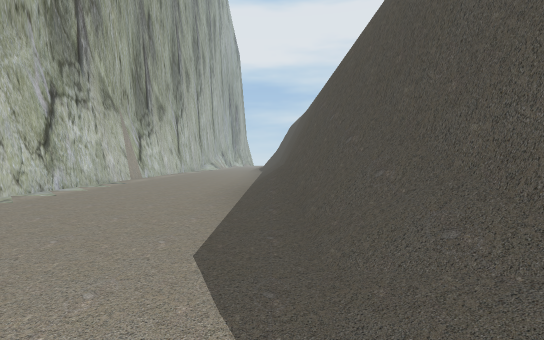
view 1 (above)

23 first-person views from a walk through a 3-D level made in the Unity game engine. The camera is 1.5 m above the floor, tilts 2° down and sees 90° across. The floor is counted in squares, 2 m on a side. Each view is taken from the middle of a square. On the plan, view 1 faces up. The plan holds only what a view shows up to about 10 squares ahead; the rest is blank. The place goes on beyond the plan. Some surface patterns are stand-ins.

view 2
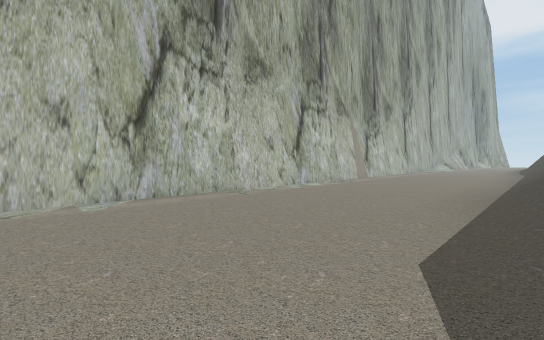

view 3
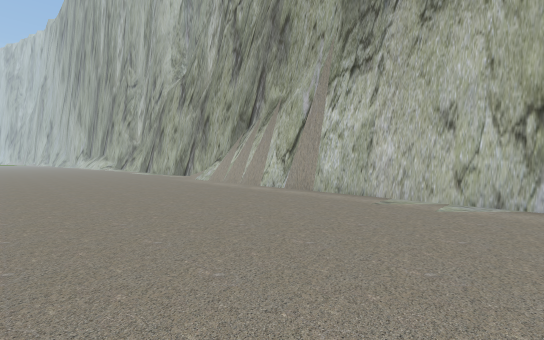

view 4
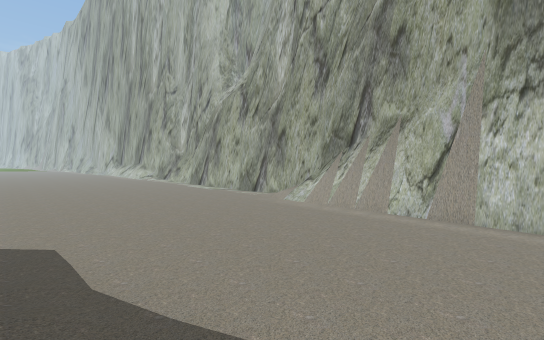

view 5
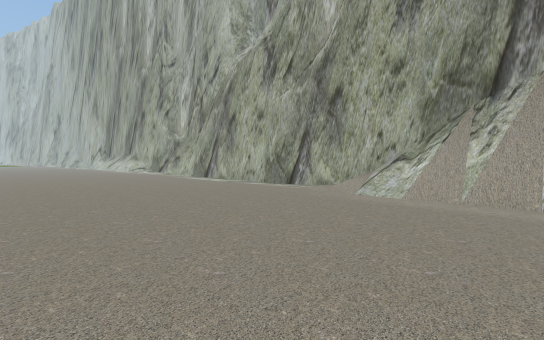

view 6
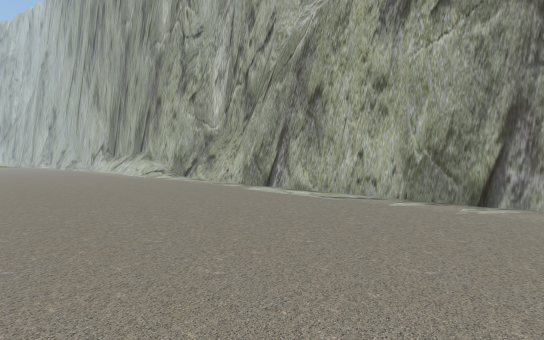

view 7
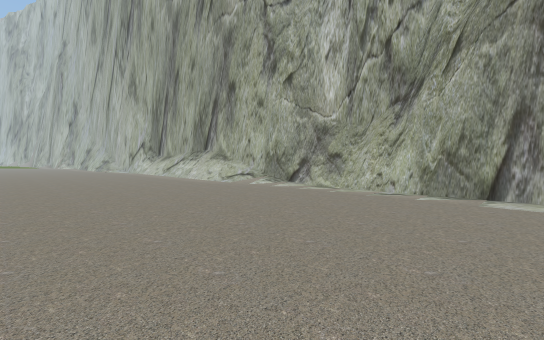

view 8
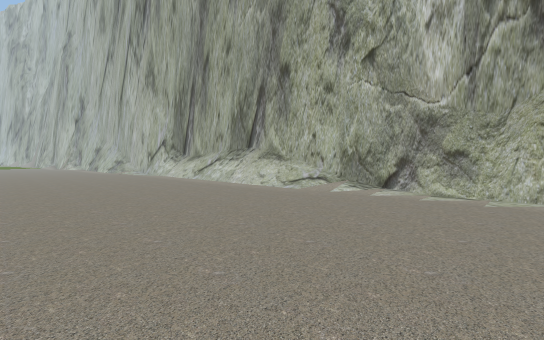

view 9
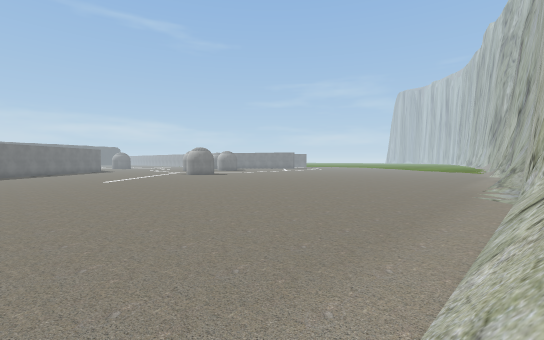

view 10
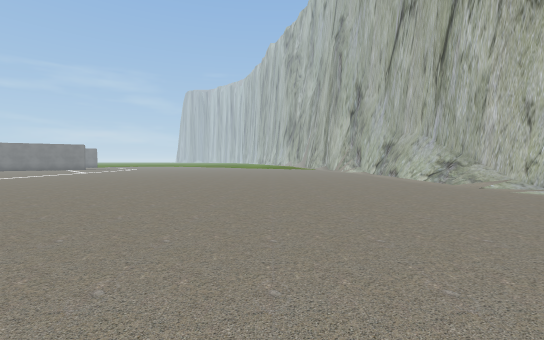

view 11
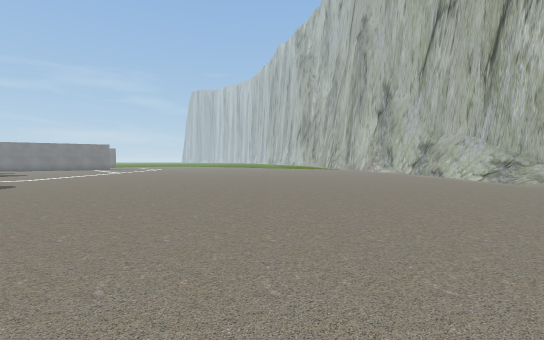

view 12
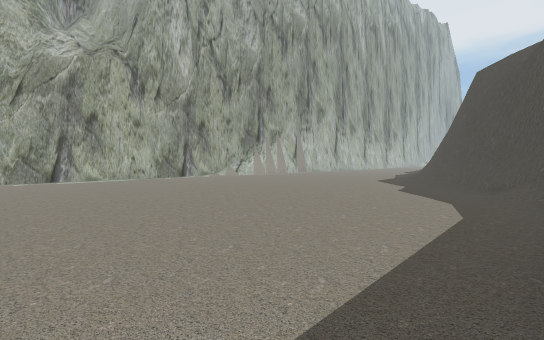

view 13
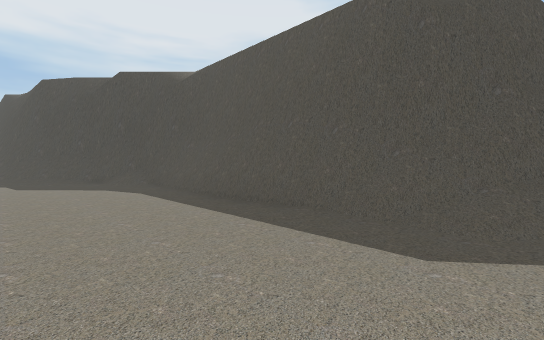

view 14
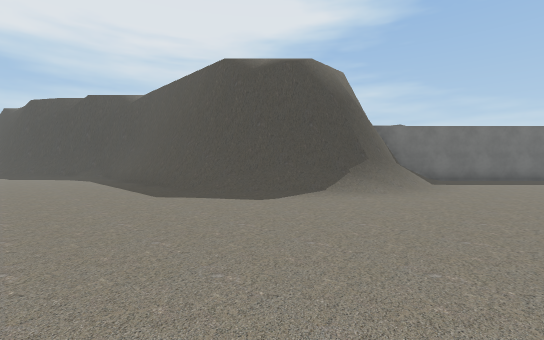

view 15
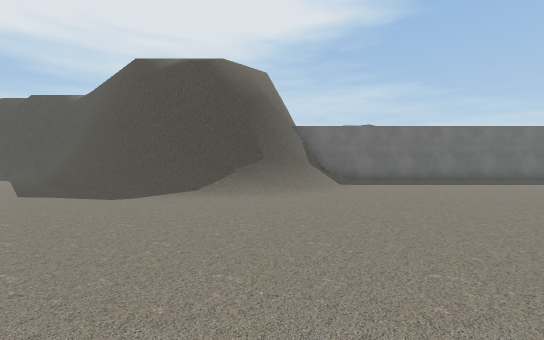

view 16
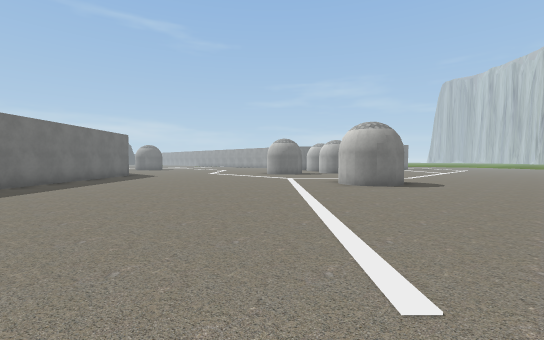

view 17
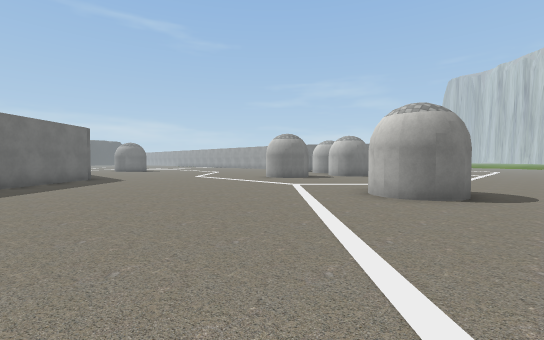

view 18
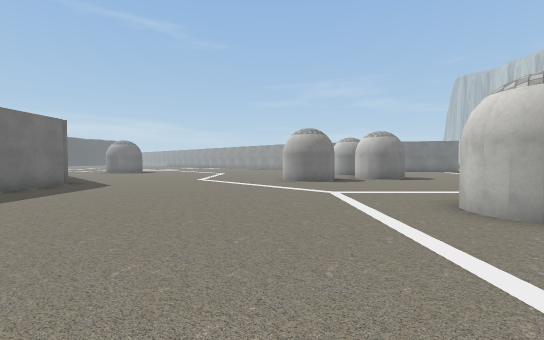

view 19
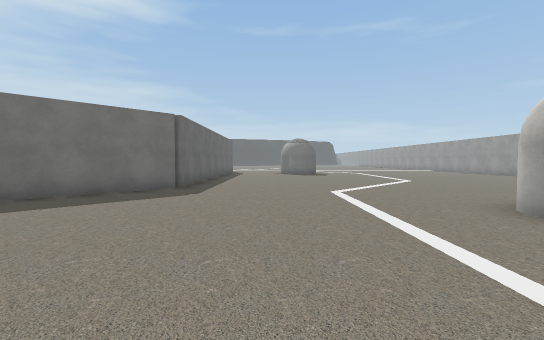

view 20
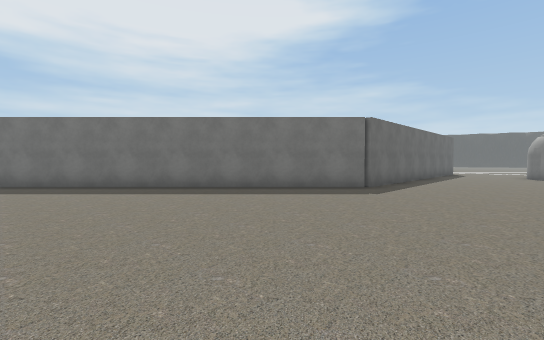

view 21
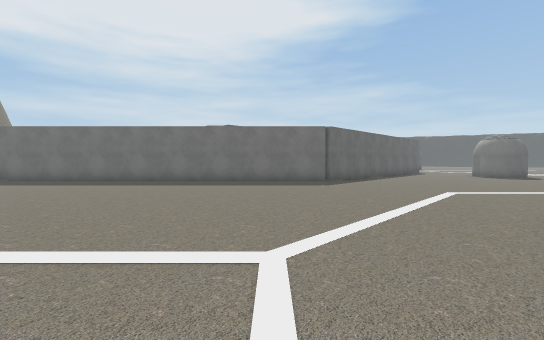

view 22
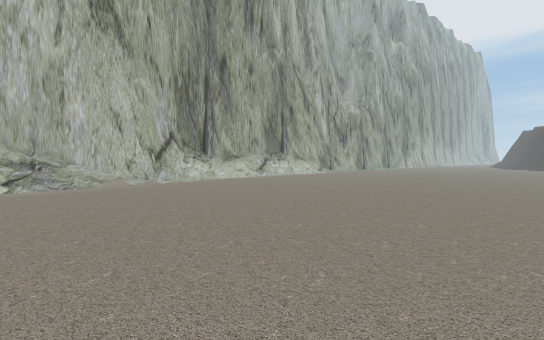

view 23
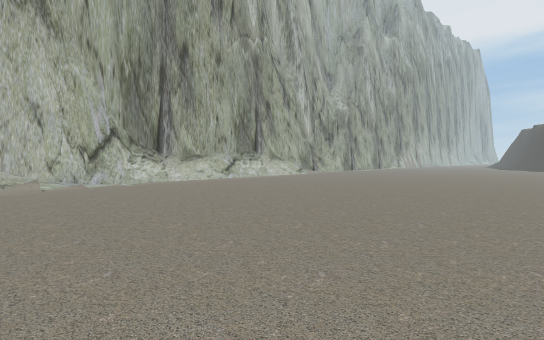

### Floor plan
Key: @ floor where view 1 was taken; # wall or solid block; . floor; / step, stairs or slope; = window, fence, low wall or low ledge.
Columns run from 7 left of view 1 to 26 right of it. Each row starts with its distance up from view 1.
 13       ./
 12      ../
 11     .../
 10  #...../#
  9  #...../#
  8  #...../#
  7  #...../#
  6  #...../#
  5  #...../#
  4  #...../#
  3  #...../##
  2  #......##
  1  #....../
  0  #.....@
 -1  #...... /
 -2  #......
 -3  #......./
 -4  #......./
 -5  #......./##
 -6 ##......../#
 -7 ##......../##
 -8 #/........./##
 -9 #/........../##
-10 #............/#
-11 #............/#
-12 #.............#
-13 #.............#
-14 #.............#
-15 #............/#
-16 #............/#
-17 #............/#
-18 #.......  ....##
-19 #.......  ..../##
-20 #.......  ....//######
-21 #/......  .....//////##
-22 #/......  ............##
-23 #/.....................##
-24 ##......................##
-25  #.......................##
-26  #........................##
-27  #..........   ............##
-28  #..........   .............##
-29  #...........  ..............#####
-30  =............ ...................
-31  #................................
-32  #................................
-33  #................###.............
-34  #/...............#  .............
-35  #/................  .............
-36  ##................. ....##......
-37  ##................. ....# ......

Where each view was taken, in squares from view 1:
view 1: 0 up, 0 right, facing up
view 2: 0 up, 0 right, facing up-left
view 3: 2 up, 0 right, facing down-left
view 4: 1 down, 2 right, facing down-left
view 5: 5 down, 0 right, facing down-left
view 6: 10 down, 1 left, facing down-left
view 7: 15 down, 0 right, facing down-left
view 8: 18 down, 0 right, facing down-left
view 9: 23 down, 6 left, facing down-right
view 10: 27 down, 1 right, facing down
view 11: 27 down, 3 right, facing down
view 12: 17 down, 6 right, facing up-left
view 13: 19 down, 3 right, facing up-right
view 14: 24 down, 3 right, facing up-right
view 15: 26 down, 5 right, facing up-right
view 16: 25 down, 8 right, facing down-right
view 17: 27 down, 10 right, facing down-right
view 18: 28 down, 12 right, facing down-right
view 19: 32 down, 15 right, facing right
view 20: 33 down, 15 right, facing up-right
view 21: 35 down, 14 right, facing up-right
view 22: 37 down, 4 right, facing up-left
view 23: 35 down, 4 right, facing up-left
